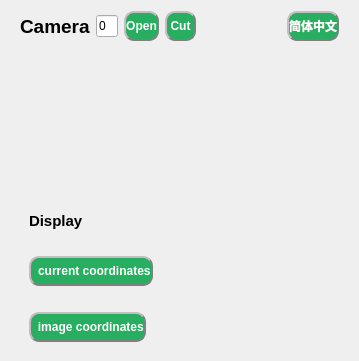
        <widget class="QWidget" name="body_right_widget" native="true">
         <property name="styleSheet">
          <string notr="true"/>
         </property>
         <layout class="QVBoxLayout" name="verticalLayout_10" stretch="1,1,7,2">
          <property name="leftMargin">
           <number>10</number>
          </property>
          <property name="topMargin">
           <number>1</number>
          </property>
          <property name="rightMargin">
           <number>10</number>
          </property>
          <property name="bottomMargin">
           <number>0</number>
          </property>
          <item>
           <widget class="QWidget" name="widget_21" native="true">
            <layout class="QHBoxLayout" name="horizontalLayout_16" stretch="2,1,2,2,5,2">
             <property name="leftMargin">
              <number>10</number>
             </property>
             <property name="topMargin">
              <number>10</number>
             </property>
             <property name="rightMargin">
              <number>10</number>
             </property>
             <property name="bottomMargin">
              <number>10</number>
             </property>
             <item>
              <widget class="QLabel" name="camara_show">
               <property name="font">
                <font>
                 <family>Arial</family>
                 <pointsize>14</pointsize>
                 <weight>75</weight>
                 <bold>true</bold>
                </font>
               </property>
               <property name="text">
                <string>Camera</string>
               </property>
              </widget>
             </item>
             <item>
              <widget class="QLineEdit" name="camera_edit">
               <property name="styleSheet">
                <string notr="true"/>
               </property>
               <property name="text">
                <string>0</string>
               </property>
              </widget>
             </item>
             <item>
              <widget class="QPushButton" name="open_camera_btn">
               <property name="minimumSize">
                <size>
                 <width>0</width>
                 <height>30</height>
                </size>
               </property>
               <property name="font">
                <font>
                 <family>Arial</family>
                 <weight>75</weight>
                 <bold>true</bold>
                </font>
               </property>
               <property name="cursor">
                <cursorShape>PointingHandCursor</cursorShape>
               </property>
               <property name="styleSheet">
                <string notr="true">background-color: rgb(39, 174, 96);
color: rgb(255, 255, 255);
border-radius: 10px;
border: 2px groove gray;
border-style: outset;</string>
               </property>
               <property name="text">
                <string>Open</string>
               </property>
              </widget>
             </item>
             <item>
              <widget class="QPushButton" name="yolov5_cut_btn">
               <property name="minimumSize">
                <size>
                 <width>0</width>
                 <height>30</height>
                </size>
               </property>
               <property name="font">
                <font>
                 <family>Arial</family>
                 <weight>75</weight>
                 <bold>true</bold>
                </font>
               </property>
               <property name="cursor">
                <cursorShape>PointingHandCursor</cursorShape>
               </property>
               <property name="styleSheet">
                <string notr="true">background-color: rgb(39, 174, 96);
color: rgb(255, 255, 255);
border-radius: 10px;
border: 2px groove gray;
border-style: outset;</string>
               </property>
               <property name="text">
                <string>Cut</string>
               </property>
              </widget>
             </item>
             <item>
              <widget class="QWidget" name="widget_22" native="true"/>
             </item>
             <item>
              <widget class="QPushButton" name="language_btn">
               <property name="minimumSize">
                <size>
                 <width>0</width>
                 <height>30</height>
                </size>
               </property>
               <property name="font">
                <font>
                 <family>Arial</family>
                 <weight>75</weight>
                 <bold>true</bold>
                </font>
               </property>
               <property name="cursor">
                <cursorShape>PointingHandCursor</cursorShape>
               </property>
               <property name="styleSheet">
                <string notr="true">background-color: rgb(39, 174, 96);
color: rgb(255, 255, 255);
border-radius: 10px;
border: 2px groove gray;
border-style: outset;</string>
               </property>
               <property name="text">
                <string>简体中文</string>
               </property>
              </widget>
             </item>
            </layout>
           </widget>
          </item>
          <item>
           <widget class="QLabel" name="prompts_lab">
            <property name="minimumSize">
             <size>
              <width>0</width>
              <height>110</height>
             </size>
            </property>
            <property name="font">
             <font>
              <pointsize>14</pointsize>
              <weight>75</weight>
              <bold>true</bold>
             </font>
            </property>
            <property name="styleSheet">
             <string notr="true">color: rgb(255, 0, 0);</string>
            </property>
            <property name="text">
             <string/>
            </property>
            <property name="wordWrap">
             <bool>true</bool>
            </property>
           </widget>
          </item>
          <item>
           <widget class="QWidget" name="widget_28" native="true">
            <layout class="QHBoxLayout" name="horizontalLayout_20" stretch="1,8,1">
             <property name="leftMargin">
              <number>0</number>
             </property>
             <property name="topMargin">
              <number>0</number>
             </property>
             <property name="rightMargin">
              <number>0</number>
             </property>
             <property name="bottomMargin">
              <number>0</number>
             </property>
             <item>
              <widget class="QWidget" name="widget_29" native="true">
               <property name="minimumSize">
                <size>
                 <width>0</width>
                 <height>0</height>
                </size>
               </property>
              </widget>
             </item>
             <item>
              <widget class="QLabel" name="show_camera_lab">
               <property name="maximumSize">
                <size>
                 <width>900</width>
                 <height>500</height>
                </size>
               </property>
               <property name="font">
                <font>
                 <weight>75</weight>
                 <bold>true</bold>
                </font>
               </property>
               <property name="cursor">
                <cursorShape>PointingHandCursor</cursorShape>
               </property>
               <property name="styleSheet">
                <string notr="true"/>
               </property>
               <property name="text">
                <string/>
               </property>
               <property name="alignment">
                <set>Qt::AlignCenter</set>
               </property>
               <property name="margin">
                <number>0</number>
               </property>
               <property name="indent">
                <number>1</number>
               </property>
              </widget>
             </item>
             <item>
              <widget class="QWidget" name="widget_30" native="true">
               <property name="minimumSize">
                <size>
                 <width>0</width>
                 <height>0</height>
                </size>
               </property>
              </widget>
             </item>
            </layout>
           </widget>
          </item>
          <item>
           <widget class="QWidget" name="widget_23" native="true">
            <layout class="QVBoxLayout" name="verticalLayout_9">
             <item>
              <widget class="QWidget" name="widget_24" native="true">
               <layout class="QHBoxLayout" name="horizontalLayout_17" stretch="2,8">
                <property name="leftMargin">
                 <number>10</number>
                </property>
                <property name="topMargin">
                 <number>10</number>
                </property>
                <property name="rightMargin">
                 <number>10</number>
                </property>
                <property name="bottomMargin">
                 <number>10</number>
                </property>
                <item>
                 <widget class="QLabel" name="connect_lab_3">
                  <property name="font">
                   <font>
                    <family>Arial</family>
                    <pointsize>11</pointsize>
                    <weight>75</weight>
                    <bold>true</bold>
                   </font>
                  </property>
                  <property name="text">
                   <string>Display</string>
                  </property>
                 </widget>
                </item>
                <item>
                 <widget class="QWidget" name="widget_25" native="true"/>
                </item>
               </layout>
              </widget>
             </item>
             <item>
              <widget class="QWidget" name="widget_26" native="true">
               <layout class="QHBoxLayout" name="horizontalLayout_18" stretch="3,7">
                <property name="leftMargin">
                 <number>10</number>
                </property>
                <property name="topMargin">
                 <number>10</number>
                </property>
                <property name="rightMargin">
                 <number>10</number>
                </property>
                <property name="bottomMargin">
                 <number>10</number>
                </property>
                <item>
                 <widget class="QPushButton" name="current_coord_btn">
                  <property name="minimumSize">
                   <size>
                    <width>0</width>
                    <height>30</height>
                   </size>
                  </property>
                  <property name="font">
                   <font>
                    <family>Arial</family>
                    <weight>75</weight>
                    <bold>true</bold>
                   </font>
                  </property>
                  <property name="cursor">
                   <cursorShape>PointingHandCursor</cursorShape>
                  </property>
                  <property name="styleSheet">
                   <string notr="true">background-color: rgb(39, 174, 96);
color: rgb(255, 255, 255);
border-radius: 10px;
border: 2px groove gray;
border-style: outset;</string>
                  </property>
                  <property name="text">
                   <string>  current coordinates</string>
                  </property>
                 </widget>
                </item>
                <item>
                 <widget class="QLabel" name="cuttent_coord_lab">
                  <property name="font">
                   <font>
                    <family>Arial</family>
                    <pointsize>10</pointsize>
                    <weight>75</weight>
                    <bold>true</bold>
                   </font>
                  </property>
                  <property name="styleSheet">
                   <string notr="true"/>
                  </property>
                  <property name="text">
                   <string/>
                  </property>
                 </widget>
                </item>
               </layout>
              </widget>
             </item>
             <item>
              <widget class="QWidget" name="widget_27" native="true">
               <layout class="QHBoxLayout" name="horizontalLayout_19" stretch="3,7">
                <property name="leftMargin">
                 <number>10</number>
                </property>
                <property name="topMargin">
                 <number>10</number>
                </property>
                <property name="rightMargin">
                 <number>10</number>
                </property>
                <property name="bottomMargin">
                 <number>10</number>
                </property>
                <item>
                 <widget class="QPushButton" name="image_coord_btn">
                  <property name="minimumSize">
                   <size>
                    <width>0</width>
                    <height>30</height>
                   </size>
                  </property>
                  <property name="font">
                   <font>
                    <family>Arial</family>
                    <weight>75</weight>
                    <bold>true</bold>
                   </font>
                  </property>
                  <property name="cursor">
                   <cursorShape>PointingHandCursor</cursorShape>
                  </property>
                  <property name="styleSheet">
                   <string notr="true">background-color: rgb(39, 174, 96);
color: rgb(255, 255, 255);
border-radius: 10px;
border: 2px groove gray;
border-style: outset;</string>
                  </property>
                  <property name="text">
                   <string>  image coordinates</string>
                  </property>
                 </widget>
                </item>
                <item>
                 <widget class="QLabel" name="img_coord_lab">
                  <property name="font">
                   <font>
                    <family>Arial</family>
                    <pointsize>15</pointsize>
                    <weight>75</weight>
                    <bold>true</bold>
                   </font>
                  </property>
                  <property name="styleSheet">
                   <string notr="true">background-color: rgb(255, 255, 255，200);</string>
                  </property>
                  <property name="text">
                   <string/>
                  </property>
                 </widget>
                </item>
               </layout>
              </widget>
             </item>
            </layout>
           </widget>
          </item>
         </layout>
        </widget>
